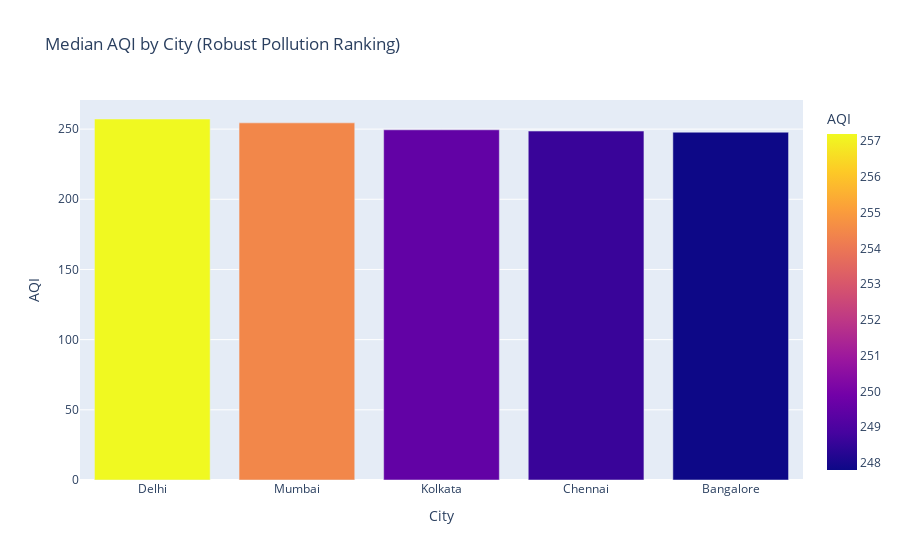

The cell this chart's notebook holds for it:
### Code cell
city_rank = (
    df.groupby("City")["AQI"]
    .median()
    .sort_values(ascending=False)
    .reset_index()
)

import plotly.express as px

fig = px.bar(
    city_rank,
    x="City",
    y="AQI",
    title="Median AQI by City (Robust Pollution Ranking)",
    color="AQI"
)

fig.show()
fig.write_html("../plots/city_aqi_rank.html")

### Figure 1 — Plotly figure (JSON) as saved in the notebook; plotly's stock layout.template omitted (floating-point values rounded to 4 significant figures)
{"data": [{"hovertemplate": "City=%{x}<br>AQI=%{marker.color}<extra></extra>", "legendgroup": "", "marker": {"color": [257.2, 254.4, 249.5, 248.6, 247.8], "coloraxis": "coloraxis", "pattern": {"shape": ""}}, "name": "", "orientation": "v", "showlegend": false, "textposition": "auto", "type": "bar", "x": ["Delhi", "Mumbai", "Kolkata", "Chennai", "Bangalore"], "xaxis": "x", "y": [257.2, 254.4, 249.5, 248.6, 247.8], "yaxis": "y"}], "layout": {"barmode": "relative", "coloraxis": {"colorbar": {"title": {"text": "AQI"}}, "colorscale": [[0, "#0d0887"], [0.1111, "#46039f"], [0.2222, "#7201a8"], [0.3333, "#9c179e"], [0.4444, "#bd3786"], [0.5556, "#d8576b"], [0.6667, "#ed7953"], [0.7778, "#fb9f3a"], [0.8889, "#fdca26"], [1, "#f0f921"]]}, "legend": {"tracegroupgap": 0}, "title": {"text": "Median AQI by City (Robust Pollution Ranking)"}, "xaxis": {"anchor": "y", "domain": [0, 1], "title": {"text": "City"}}, "yaxis": {"anchor": "x", "domain": [0, 1], "title": {"text": "AQI"}}}}
